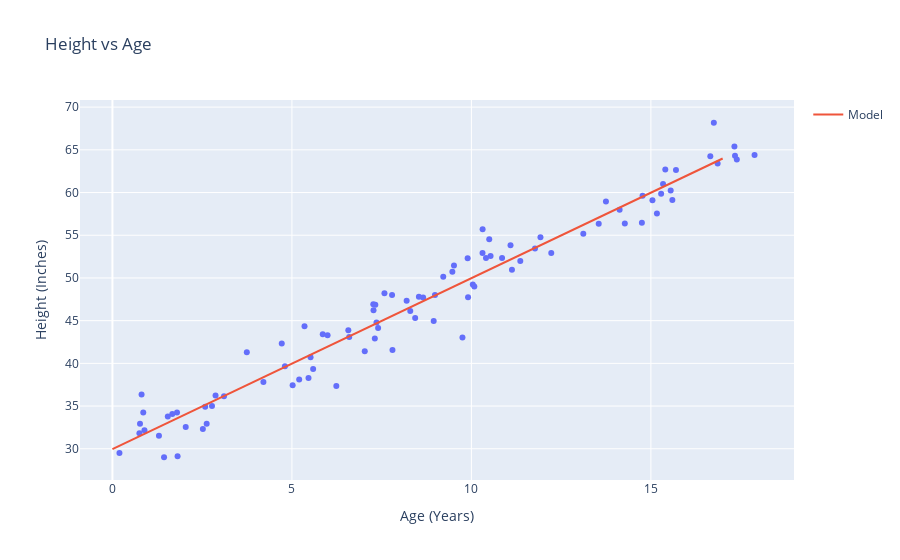

The notebook cell saved with this chart:
### Code cell
model = LinearRegression().fit(ages_np_reshaped, heights_np)
model.coef_

x_new = np.arange(18).reshape((18, 1))
preds  = model.predict(x_new)

fig = px.scatter(x=ages, y=heights, title="Height vs Age", labels={'x': 'Age (Years)',
                                                                   'y': 'Height (Inches)'})
fig.add_trace(
    go.Scatter(x=x_new.reshape(x_new.shape[0]), y=preds, mode='lines', name='Model'))
fig.write_image('base.svg', width = 800)
fig.show()

### Figure 1 — Plotly figure (JSON) as saved in the notebook; plotly's stock layout.template omitted (floating-point values rounded to 4 significant figures)
{"data": [{"hovertemplate": "Age (Years)=%{x}<br>Height (Inches)=%{y}<extra></extra>", "legendgroup": "", "marker": {"color": "#636efa", "symbol": "circle"}, "mode": "markers", "name": "", "orientation": "v", "showlegend": false, "type": "scatter", "x": [14.77, 3.108, 7.267, 1.815, 16.75, 5.351, 8.656, 4.206, 7.357, 1.668, 8.297, 14.75, 15.29, 16.66, 0.8592, 8.433, 11.92, 0.7683, 11.36, 1.296, 10.31, 17.39, 10.31, 6.238, 15.55, 2.773, 15.6, 7.578, 2.042, 9.907, 2.873, 1.542, 5.462, 15.04, 5.994, 4.805, 8.95, 5.02, 9.896, 5.203, 0.1957, 0.8922, 7.31, 10.85, 15.7, 0.8122, 15.4, 9.216, 8.985, 3.744, 0.7519, 6.596, 9.751, 7.401, 17.33, 10.53, 15.17, 9.47, 13.55, 7.801, 2.519, 4.717, 10.04, 11.77, 8.537, 2.584, 1.438, 10.41, 16.86, 12.22, 9.515, 10.08, 8.196, 10.5, 7.274, 11.13, 1.8, 7.79, 7.029, 5.859, 17.34, 6.572, 15.34, 17.89, 14.27, 14.13, 11.09, 13.75, 7.324, 5.592, 2.626, 5.519, 13.12], "xaxis": "x", "y": [59.63, 36.15, 46.91, 29.13, 68.17, 44.35, 47.71, 37.83, 44.79, 34.06, 46.14, 56.46, 59.87, 64.24, 34.25, 45.3, 54.75, 32.94, 52.0, 31.52, 55.7, 63.86, 52.92, 37.36, 60.23, 35.01, 59.13, 48.22, 32.56, 47.75, 36.24, 33.78, 38.29, 59.1, 43.29, 39.67, 44.95, 37.44, 52.32, 38.1, 29.51, 32.18, 42.91, 52.34, 62.64, 36.35, 62.68, 50.13, 48.01, 41.31, 31.83, 43.08, 43.04, 44.14, 65.39, 52.56, 57.54, 50.74, 56.36, 41.58, 32.3, 42.33, 49.22, 53.45, 47.8, 34.93, 29.01, 52.34, 63.39, 52.92, 51.45, 48.99, 47.33, 54.53, 46.21, 50.95, 34.25, 47.99, 41.42, 43.41, 64.31, 43.87, 60.99, 64.39, 56.36, 57.98, 53.82, 58.94, 46.86, 39.34, 32.92, 40.7, 55.18], "yaxis": "y"}, {"mode": "lines", "name": "Model", "type": "scatter", "x": [0, 1, 2, 3, 4, 5, 6, 7, 8, 9, 10, 11, 12, 13, 14, 15, 16, 17], "y": [29.96, 31.96, 33.96, 35.97, 37.97, 39.97, 41.97, 43.97, 45.97, 47.97, 49.98, 51.98, 53.98, 55.98, 57.98, 59.98, 61.98, 63.99]}], "layout": {"legend": {"tracegroupgap": 0}, "title": {"text": "Height vs Age"}, "xaxis": {"anchor": "y", "domain": [0, 1], "title": {"text": "Age (Years)"}}, "yaxis": {"anchor": "x", "domain": [0, 1], "title": {"text": "Height (Inches)"}}}}
